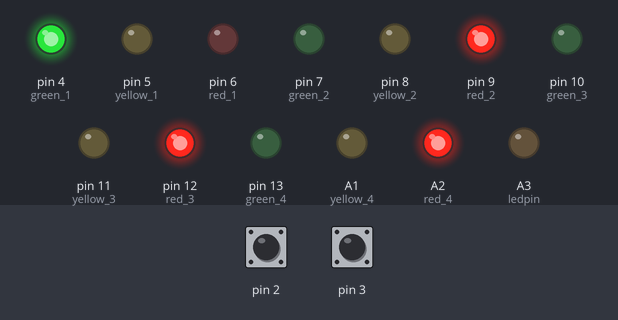
The sketch below on a simulated Arduino Uno, built with avr-gcc and run on an emulated ATmega328P. On the bench: output pins drawn as LEDs (lit = HIGH). Dashed ring = blinking. The inputs (shaded band) are chosen by the test bench; at power-on: pin 2 HIGH, pin 3 HIGH.

Above: at 1.2 s.
1.3 s: pin 2 pulled LOW for 0.15 s
At 2.6 s:
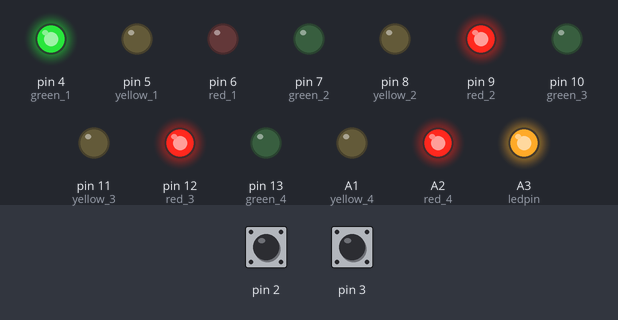
2.9 s: pin 3 pulled LOW for 0.15 s
At 3.9 s:
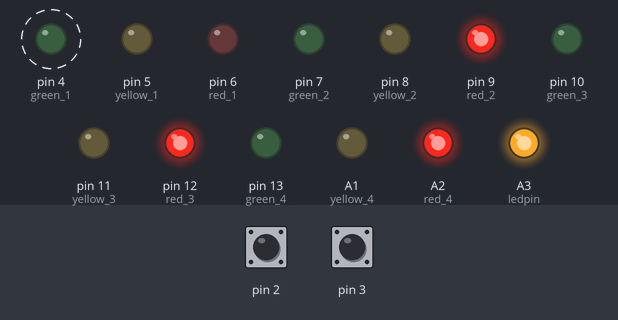
6.0 s: pin 2 pulled LOW for 1 s
At 9.1 s:
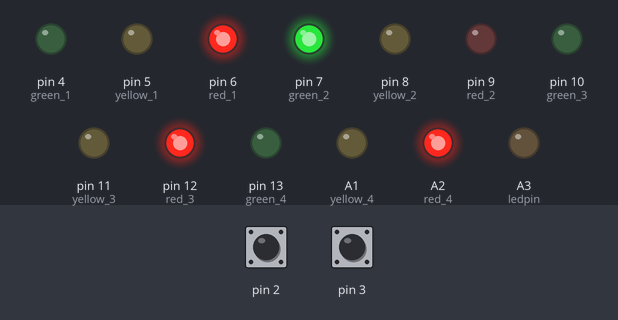
10.0 s: pin 2 pulled LOW for 0.15 s
At 10.7 s:
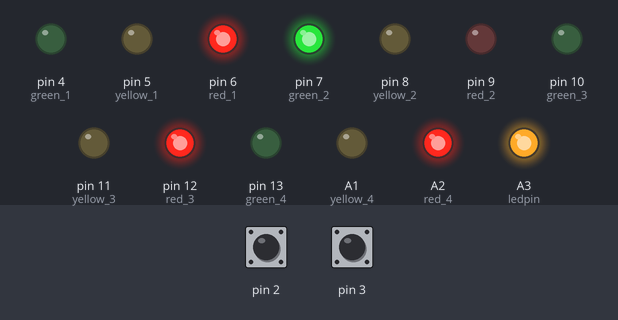
13.1 s: pin 3 pulled LOW for 3.2 s
19.3 s: pin 2 pulled LOW for 3.2 s
At 24.1 s:
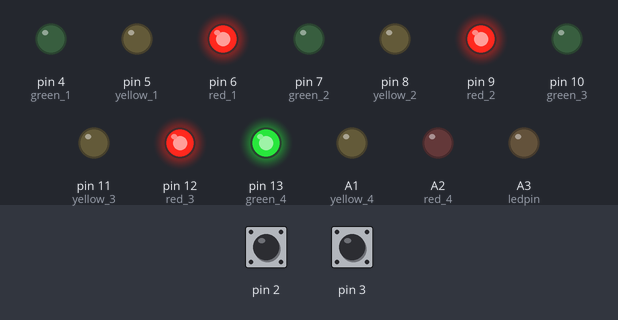
Timing chart, 0 to 29.0 s (numbered marks = the images above; inputs shaded):
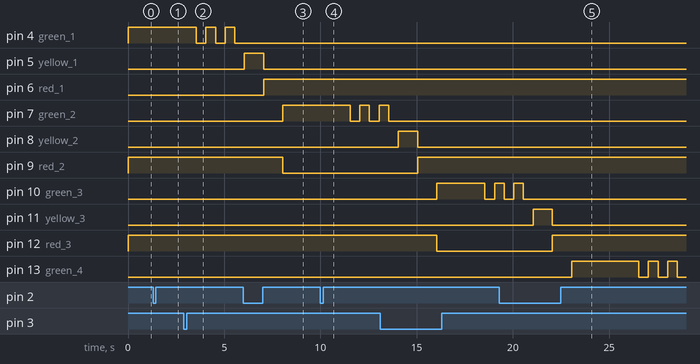

Measured:
- after the input at 1.3 s, A3 (ledpin): LOW → HIGH after 0.15 s
- after the input at 2.9 s, pin 4 (green_1): alternates HIGH for 0.50 s and LOW for 0.50 s, starting after 0.65 s
- after the input at 6.0 s, A3 (ledpin): HIGH → LOW after 1.0 s
- after the input at 10.0 s, A3 (ledpin): LOW → HIGH after 0.15 s
- after the input at 19.3 s, A3 (ledpin): HIGH → LOW after 3.2 s

The sketch:

Traffic_Light_project.ino
```cpp
#define green_1   4
#define yellow_1  5
#define red_1     6
#define green_2   7
#define yellow_2  8
#define red_2     9
#define green_3   10
#define yellow_3  11
#define red_3     12
#define green_4   13
#define yellow_4  A1
#define red_4     A2
#define ledpin    A3
volatile int Change_mode_button = LOW;
volatile int transfer_button = LOW;


//int num_Traffic = 4 ;

void setup() {
  pinMode(ledpin,   OUTPUT);
  pinMode(green_1,  OUTPUT);
  pinMode(green_2,  OUTPUT);
  pinMode(green_3,  OUTPUT);
  pinMode(green_4,  OUTPUT);
  pinMode(yellow_1, OUTPUT);
  pinMode(yellow_2, OUTPUT);
  pinMode(yellow_3, OUTPUT);
  pinMode(yellow_4, OUTPUT);
  pinMode(red_1,    OUTPUT);
  pinMode(red_2,    OUTPUT);
  pinMode(red_3,    OUTPUT);
  pinMode(red_4,    OUTPUT);
  pinMode(2,INPUT_PULLUP);
  pinMode(3,INPUT_PULLUP);
  attachInterrupt(digitalPinToInterrupt(2), ISR_Button_2, RISING);
  attachInterrupt(digitalPinToInterrupt(3), ISR_Button_3, RISING);
  digitalWrite(red_1, HIGH);
  digitalWrite(red_2, HIGH);
  digitalWrite(red_3, HIGH);
  digitalWrite(red_4, HIGH);
}
void ISR_Button_2() {
if(Change_mode_button == HIGH ){
    Change_mode_button = LOW;
  }
  else {
    Change_mode_button = HIGH;
  }
  digitalWrite(ledpin,Change_mode_button );
}
void ISR_Button_3() {
  transfer_button = HIGH;
}
void flashing (int G){
  for(int i = 0 ; i<3 ; i++){
    digitalWrite(G, HIGH);
    delay(500);
    digitalWrite(G, LOW);
    delay(500);
  }
}
void Traffic_Light(int R, int Y, int G){
    transfer_button = LOW;
    digitalWrite(R, LOW);
    digitalWrite(G, HIGH);
    delay(2000);
     if (Change_mode_button == 1) {
    while (transfer_button != 1);
  } else {
    delay(1000);
  }
   flashing(G);
     digitalWrite(Y, HIGH);
     delay(1000);
     digitalWrite(Y, LOW);
     digitalWrite(R, HIGH);
     delay(1000);
}
void loop() {

Traffic_Light(red_1, yellow_1, green_1);
Traffic_Light(red_2, yellow_2, green_2);
Traffic_Light(red_3, yellow_3, green_3);
Traffic_Light(red_4, yellow_4,green_4);


/*if(num_Traffic > 2){
  Traffic_Light(red_3, yellow_3, green_3);
}
if (num_Traffic > 3){
  Traffic_Light(red_4, yellow_4,green_4);
}
*/
}
```
